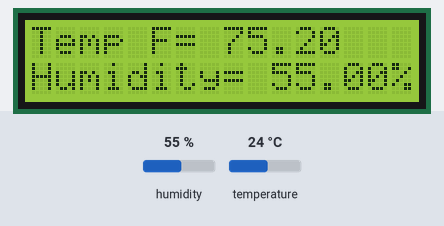
This sketch was run on a simulated Arduino Uno, built with avr-gcc and run on an emulated ATmega328P. Shown: 16×2 character LCD. The test bench sets the inputs (shaded band); at power-on: humidity 55 %, temperature 24 °C.

Above: at 1.7 s.
1.8 s: humidity set to 22 %
At 3.0 s:
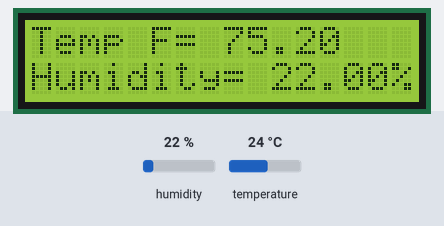
5.1 s: temperature set to 12 °C
At 7.1 s:
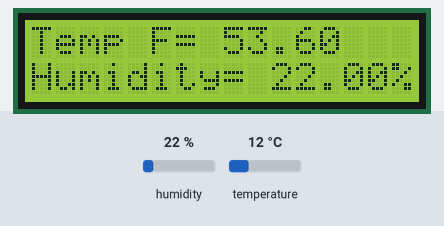
8.2 s: humidity set to 40 %
At 9.1 s:
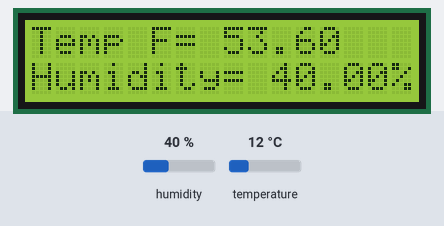
11.0 s: temperature set to 19 °C
At 13.3 s:
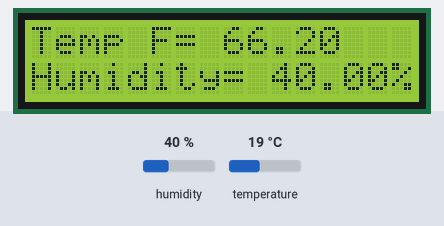
Timing chart, 0 to 14.8 s (numbered marks = the images above; inputs shaded):
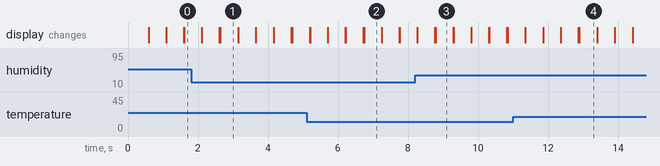

The sketch:

51-DHT11-Display.ino
```cpp
/**
 * Lesson 51 - DHT11 LCD Display
 */

#include <LiquidCrystal.h>
#include <DHT.h>
#define Type DHT11

int sensePin = 2;
float tempC;
float tempF;
float humidity;

int rs = 7;
int en = 8;
int d4 = 9;
int d5 = 10;
int d6 = 11;
int d7 = 12;

DHT HT(sensePin, Type);
LiquidCrystal lcd(rs,en,d4,d5,d6,d7);

int setTime = 500;

void setup() {
  Serial.begin(9600);
  HT.begin();
  delay(setTime);
  lcd.begin(16,2);
}

void loop() {
  humidity = HT.readHumidity();
  tempC = HT.readTemperature();
  tempF = HT.readTemperature(true);

  lcd.setCursor(0, 0);
  lcd.print("Temp F= ");
  lcd.print(tempF);
  lcd.setCursor(0, 1);
  lcd.print("Humidity= ");
  lcd.print(humidity);
  lcd.print("%");
  delay(500);
  lcd.clear();
}
```

Measured:
- after the input at 1.8 s, the display: first differs from a run without the input after 0.84 s (image 1)
- after the input at 5.1 s, the display: first differs from a run without the input after 1.6 s (image 2)
- after the input at 8.2 s, the display: first differs from a run without the input after 0.60 s (image 3)
- after the input at 11.0 s, the display: first differs from a run without the input after 1.9 s (image 4)
- what the display in image 1 shows lasts 0.5 s, from 2.6 s to 3.1 s
